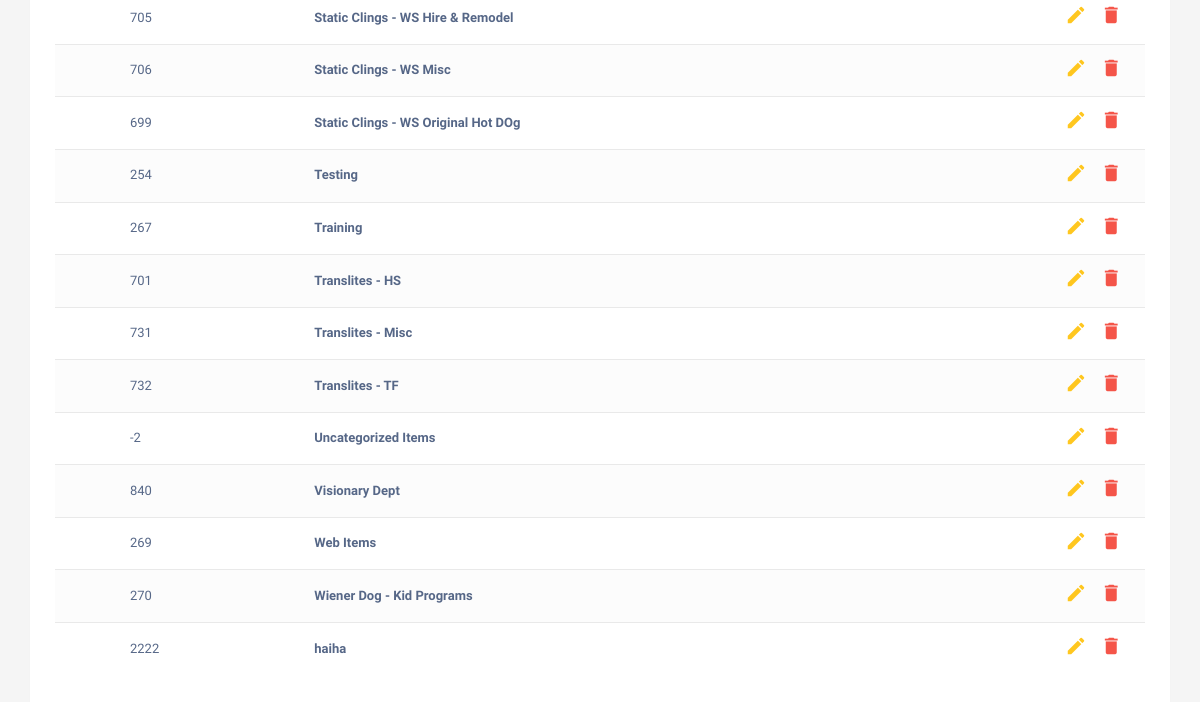
Before: / (lower part) with the older database file.
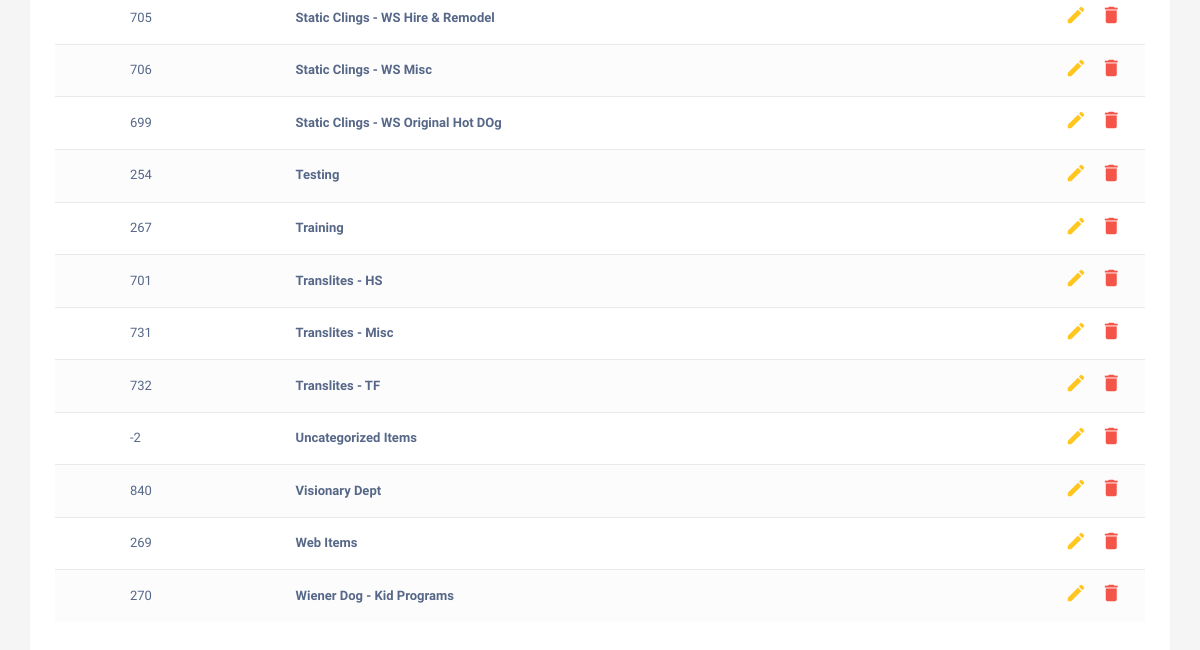
After: the same page with the newer database file.
### category_app/models.py (models this page shows)
class TblCategory(models.Model):
    category_id = models.AutoField(primary_key=True, blank=True, null=False)
    category_name = models.CharField(max_length=2000)
    class Meta:
        managed = False
        db_table = 'tblCategories'

### category_app/views.py (the view)
# urls.py: url(r'^$', views.CategoriesView.as_view())
class CategoriesView(TemplateView):
    http_method_names = ['get', 'post', 'put', 'delete']
    template_name = 'category_app/index.html'
    def get(self, request, *args, **kwargs):
        categories = TblCategory.objects.filter(category_name__contains='').order_by('category_name')
        return render(request, self.template_name, {'categories': categories})
    def post(self, request, *args, **kwargs):
        new_category = TblCategory(int(request.POST['category_id']), request.POST['category_name'])
        new_category.save()
        return self.get(request, self.template_name)
    def delete(self, request, *args, **kwargs):
        params = QueryDict(request.body)
        category_id = int(params.get('category_id'))
        category_name = params.get('category_name')
        selected_category = TblCategory.objects.get(category_id=category_id)
        selected_category.delete()
        categories = TblCategory.objects.filter(category_name__contains='').order_by('category_name')
        return render(request, self.template_name, {'categories': categories})
    def put(self, request, *args, **kwargs):
        params = QueryDict(request.body)
        category_id = params.get('category_id')
        category_name = params.get('category_name')
        selected_category = TblCategory.objects.get(category_id=category_id)
        selected_category.category_name = category_name
        return self.get(request, self.template_name)

### templates/category_app/index.html (shortened to what this page needs)
<!DOCTYPE html>
{% extends "base.html"%}
{% block body_block %}
<div class="container">
	<div class="table-wrapper">
            <table class="table table-striped table-hover">
                <tbody>
					{% for category in categories %}
						<tr>
						<td>
						</td>
                        <td> {{category.category_id}}</td>
                        <td> <a href="/products?category_id={{category.category_id}}">{{category.category_name}}</a></td>
                        <td>
                        	<a id="aEditCategoryModal"
                            	onclick="pressaEditCategoryModal({
                            		category_id: '{{category.category_id}}',
	                            	category_name: '{{category.category_name}}'});"
                            	class="edit">
                            	<i class="material-icons" data-toggle="tooltip" title="Edit">&#xE254;</i>
                            </a>
                            <a href="#deleteCategoryModal"
							   onclick="getSelectedCategory('{{category.category_id}}', '{{category.category_name}}')"
							   class="delete" data-toggle="modal">
								<i class="material-icons" data-toggle="tooltip" title="Delete">&#xE872;</i>
							</a>
                        </td>
                    </tr>
					{% endfor %}
                </tbody>
            </table>
        </div>
</div>
{% endblock %}

### templates/base.html (shortened to what this page needs)
<!DOCTYPE html>
<html lang="en">
<head>
<link rel="stylesheet" href="https://maxcdn.bootstrapcdn.com/font-awesome/4.7.0/css/font-awesome.min.css">
<link rel="stylesheet" href="https://maxcdn.bootstrapcdn.com/bootstrap/3.3.7/css/bootstrap.min.css">
</head>
<body>
{% block body_block %}
{% endblock %}
</body>
</html>

### templates/base.html (style rules this page uses)
body { color: #566787; background: #f5f5f5; font-family: 'Varela Round', sans-serif; font-size: 13px; }
.table-wrapper { background: #fff; padding: 20px 25px; margin: 30px 0; border-radius: 3px; box-shadow: 0 1px 1px rgba(0,0,0,.05); }
table.table-striped tbody tr:nth-of-type(odd) { background-color: #fcfcfc; }

Changed rows visible on the page:
removed TblCategory: category_id "2222", category_name "haiha"
